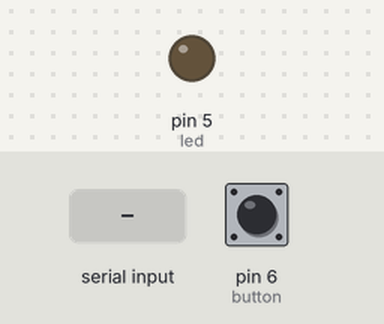
A sketch run on a simulated Arduino Uno, built with avr-gcc and run on an emulated ATmega328P. Parts: output pins drawn as LEDs (lit = HIGH). The test bench sets the inputs (shaded band); at power-on: pin 6 (button) LOW.

Above: at 1.2 s.
1.3 s: "1" received over Serial
At 2.7 s:
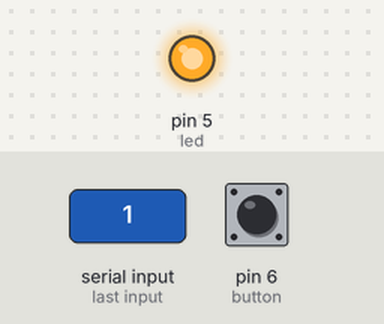
4.4 s: "0" received over Serial
At 5.0 s:
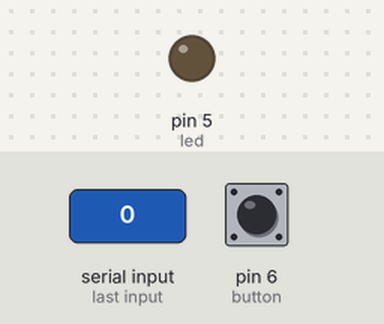
Timing chart, 0 to 7.4 s (numbered marks = the images above; inputs shaded):
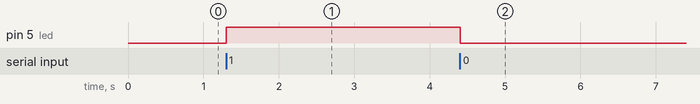

The sketch:

led_and_button.ino
```cpp
uint8_t led = 5;
uint8_t button = 6;
uint8_t bajada = 0;
char data;

void setup()
{
    pinMode(led, OUTPUT);
    pinMode(button, INPUT);
    Serial.begin(9600);
}

void loop()
{
    // Detectar cuando a presionado el botón con flanco de bajada
    if (digitalRead(button) == HIGH && bajada == 0)
    {
        bajada = 1;
        Serial.write("p");
    }

    if (digitalRead(button) == LOW && bajada == 1) {
        bajada = 0;
    }

    //
    if (Serial.available() > 0)
    {
        data = Serial.read();
    }
    switch (data)
    {
    case '1':
        digitalWrite(led, HIGH);
        break;

    case '0':
        digitalWrite(led, LOW);
        break;

    default:
        break;
    }

    delay(10);
}
```

Measured:
- after the input at 1.3 s, pin 5 (led): LOW → HIGH at once
- after the input at 4.4 s, pin 5 (led): HIGH → LOW at once
